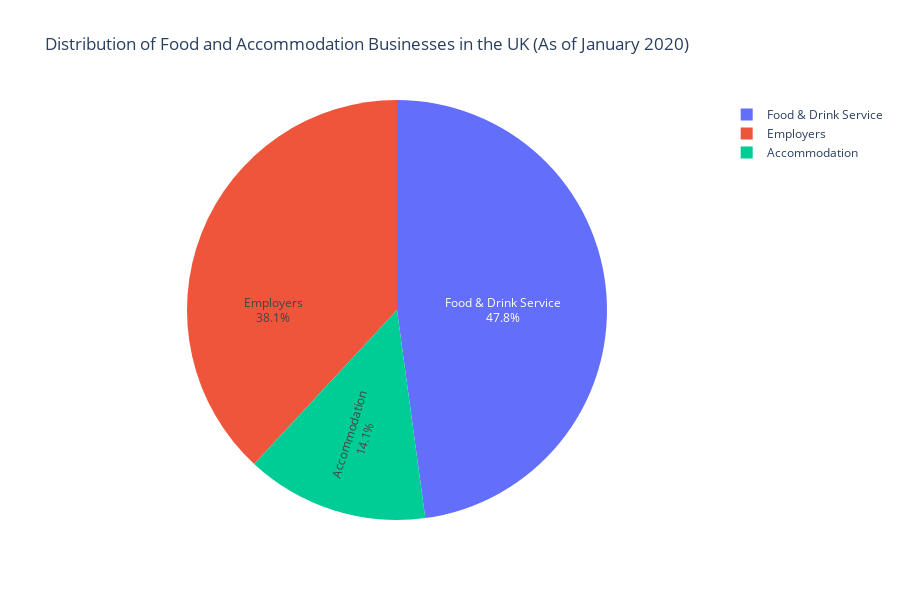

Notebook cell for this chart:
### Markdown cell above
<p>According to the data, the hospitality sector contributed £59.3 billion, accounting for approximately 3.0% of the total UK economic output (GVA). In terms of employment, the sector provided 2.53 million jobs, representing 7.1% of all jobs in the UK. Additionally, there were 223,000 hospitality businesses, making up 3.7% of all businesses in the UK.

This graph effectively showcases the economic significance of the hospitality sector and its impact on employment and entrepreneurship in the UK economy. The annotations highlight key data points, enabling a quick and informative understanding of the sector's role in the country's economic landscape.</p>

<hr>

### Code cell
import plotly.graph_objects as go

# Data for businesses
categories = ["Employers", "Food & Drink Service", "Accommodation"]
num_businesses = [137225, 172390, 50660]  # Number of businesses

# Create a pie chart for the distribution of businesses by category
fig = go.Figure(go.Pie(
    labels=categories,
    values=num_businesses,
    textinfo='label+percent',
    insidetextorientation='radial'
))

fig.update_layout(
    title="Distribution of Food and Accommodation Businesses in the UK (As of January 2020)",
    height=600,  # Set the height to 600 pixels
)

# Show the graph
fig.show()

### Figure 1 — Plotly figure (JSON) as saved in the notebook; plotly's stock layout.template omitted (floating-point values rounded to 4 significant figures)
{"data": [{"insidetextorientation": "radial", "labels": ["Employers", "Food & Drink Service", "Accommodation"], "textinfo": "label+percent", "type": "pie", "values": [137225, 172390, 50660]}], "layout": {"height": 600, "title": {"text": "Distribution of Food and Accommodation Businesses in the UK (As of January 2020)"}}}
